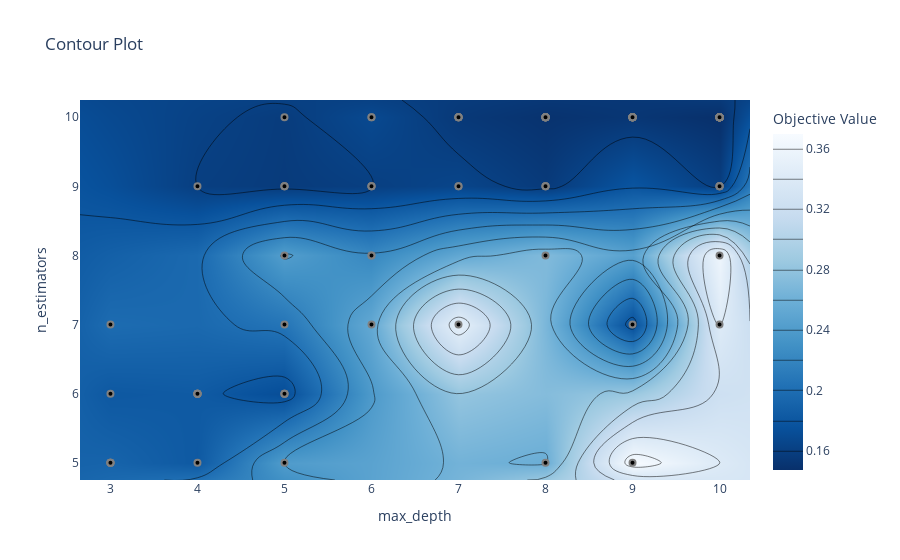

This figure's notebook cell:
### Code cell
from optuna.visualization import plot_contour
plot_contour(study, params=['n_estimators', 'max_depth'])

### Figure 1 — Plotly figure (JSON) as saved in the notebook; plotly's stock layout.template omitted (floating-point values rounded to 4 significant figures)
{"data": [{"colorbar": {"title": {"text": "Objective Value"}}, "colorscale": [[0, "rgb(247,251,255)"], [0.125, "rgb(222,235,247)"], [0.25, "rgb(198,219,239)"], [0.375, "rgb(158,202,225)"], [0.5, "rgb(107,174,214)"], [0.625, "rgb(66,146,198)"], [0.75, "rgb(33,113,181)"], [0.875, "rgb(8,81,156)"], [1, "rgb(8,48,107)"]], "connectgaps": true, "contours": {"coloring": "heatmap"}, "hoverinfo": "none", "line": {"smoothing": 1.3}, "reversescale": true, "type": "contour", "x": [2.65, 3, 4, 5, 6, 7, 8, 9, 10, 10.35], "y": [4.75, 5, 6, 7, 8, 9, 10, 10.25], "z": [[null, null, null, null, null, null, null, null, null, null], [null, 0.1913, 0.1822, 0.2402, null, null, 0.2581, 0.3698, null, null], [null, 0.1816, 0.1834, 0.172, null, null, null, null, null, null], [null, 0.198, null, 0.2056, 0.2527, 0.3505, null, 0.1724, 0.3409, null], [null, null, null, 0.2419, 0.222, null, 0.2704, null, 0.3595, null], [null, null, 0.1598, 0.1567, 0.1599, 0.1648, 0.1559, null, 0.1594, null], [null, null, null, 0.1573, 0.1682, 0.1545, 0.1496, 0.1526, 0.1473, null], [null, null, null, null, null, null, null, null, null, null]]}, {"marker": {"color": "black", "line": {"color": "Gray", "width": 2}}, "mode": "markers", "name": "Feasible Trial", "showlegend": false, "type": "scatter", "x": [10, 3, 10, 9, 6, 7, 6, 7, 7, 7, 3, 3, 3, 4, 4, 5, 5, 5, 4, 5, 8, 3, 4, 4, 5, 4, 6, 5, 3, 4, 5, 5, 6, 5, 6, 6, 8, 6, 8, 6, 5, 10, 10, 10, 10, 9, 10, 9, 9, 9, 10, 9, 9, 9, 10, 10, 10, 10, 10, 9, 8, 8, 8, 8, 8, 8, 7, 7, 8, 8, 7, 9, 8, 8, 9, 10, 7, 9, 10, 8, 9, 10, 10, 10, 10, 10, 10, 10, 10, 10, 10, 10, 10, 10, 10, 10, 10, 10, 10, 10], "y": [8, 7, 7, 5, 10, 10, 7, 9, 7, 10, 6, 5, 5, 6, 6, 6, 6, 8, 6, 6, 5, 5, 5, 6, 5, 6, 8, 7, 5, 9, 9, 9, 9, 9, 9, 9, 9, 10, 8, 8, 10, 10, 10, 10, 10, 10, 10, 10, 10, 10, 10, 10, 10, 10, 10, 10, 10, 10, 10, 10, 10, 10, 10, 10, 9, 10, 9, 10, 10, 9, 10, 10, 10, 10, 10, 9, 10, 7, 9, 10, 10, 10, 10, 10, 10, 10, 10, 9, 10, 10, 10, 10, 10, 10, 10, 10, 10, 10, 9, 10]}, {"marker": {"color": "#cccccc", "line": {"color": "Gray", "width": 2}}, "mode": "markers", "name": "Infeasible Trial", "showlegend": false, "type": "scatter", "x": [], "y": []}], "layout": {"title": {"text": "Contour Plot"}, "xaxis": {"range": [2.65, 10.35], "title": {"text": "max_depth"}}, "yaxis": {"range": [4.75, 10.25], "title": {"text": "n_estimators"}}}}
